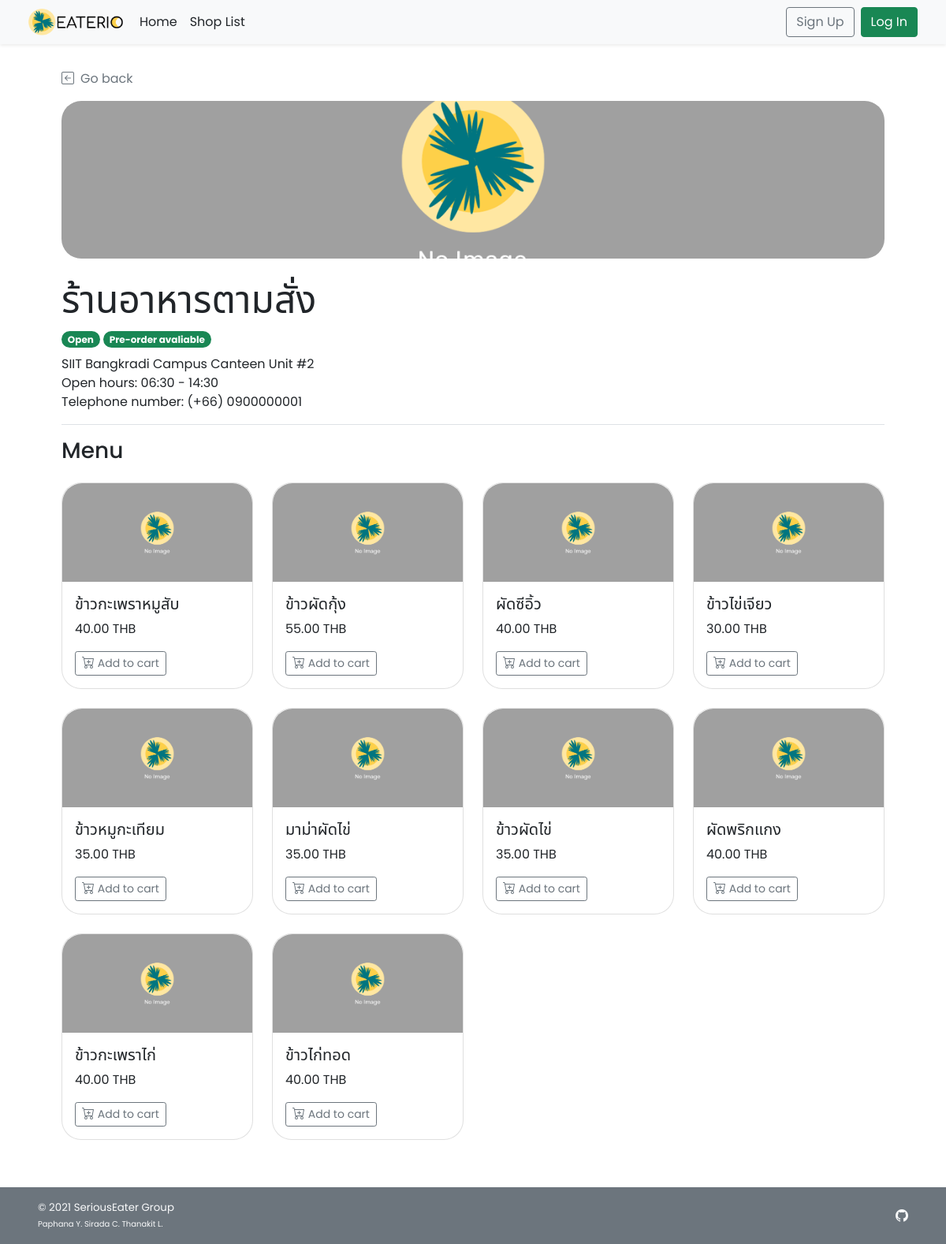
/shop_menu.php?s_id=1, run on an earlier commit of the app's database.
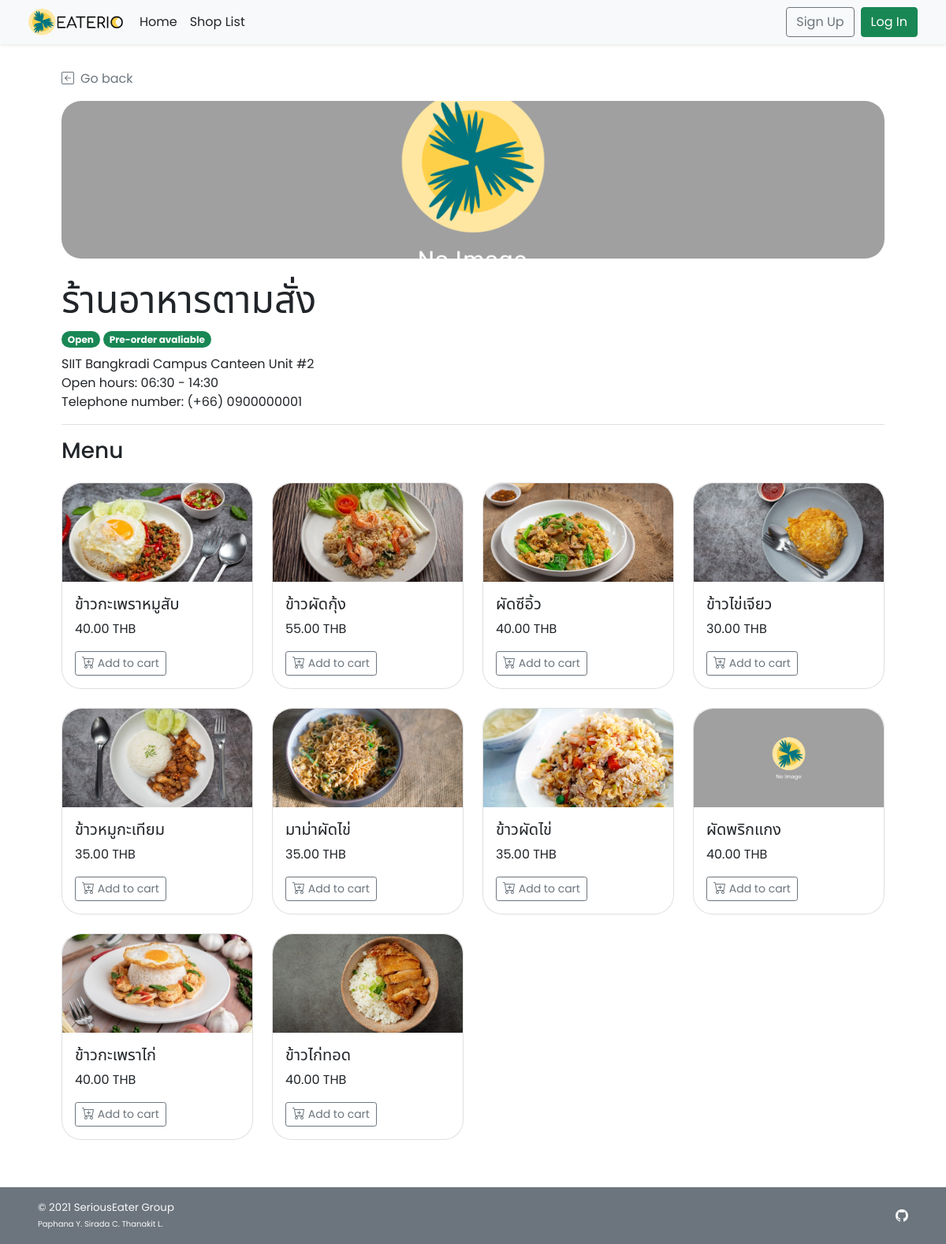
And on a later commit of the database.
### tables this page shows
CREATE TABLE `food` (
  `f_id` int(11) NOT NULL,
  `s_id` int(11) NOT NULL,
  `f_name` varchar(100) NOT NULL,
  `f_price` decimal(6,2) NOT NULL,
  `f_todayavail` tinyint(4) NOT NULL DEFAULT 1 COMMENT 'Food is available to order or not',
  `f_preorderavail` tinyint(4) NOT NULL DEFAULT 1,
  `f_pic` text DEFAULT NULL
);

### shop_menu.php (the view, shortened to what the changed rows need)
<!DOCTYPE html>
<html lang="en">
<head>
    <?php
        include("conn_db.php");
        include('head.php');
    ?>
    <link href="css/main.css" rel="stylesheet">
    <link href="css/menu.css" rel="stylesheet">
</head>
<body class="d-flex flex-column h-100">
    <?php
        $s_id = $_GET["s_id"];
        $query = "SELECT s_name,s_location,s_openhour,s_closehour,s_status,s_preorderstatus,s_phoneno,s_pic
        FROM shop WHERE s_id = {$s_id} LIMIT 0,1";
        $result = $mysqli -> query($query);
        $shop_row = $result -> fetch_array();
    ?>
    <div class="container px-5 py-4" id="shop-body">
        <div class="mb-3 text-wrap" id="shop-header">
            <h1 class="display-5 strong"><?php echo $shop_row["s_name"];?></h1>
        </div>
        <div class="row row-cols-1 row-cols-md-2 row-cols-lg-4 align-items-stretch mb-1">
        <?php
            $query = "SELECT * FROM food WHERE s_id = {$s_id} AND NOT(f_todayavail  = 0 AND f_preorderavail = 0)";
            $result = $mysqli -> query($query);
            if($result ->num_rows > 0){
                while($food_row = $result->fetch_array()){
        ?>
            <div class="col">
                <div class="card rounded-25 mb-4">
                    <a href="food_item.php?<?php echo "s_id=".$food_row["s_id"]."&f_id=".$food_row["f_id"]?>" class="text-decoration-none text-dark">
                        <div class="card-img-top">
                            <img
                                <?php
                                if(is_null($food_row["f_pic"])){echo "src='img/default.png'";}
                                else{echo "src=\"img/{$food_row['f_pic']}\"";}
                                ?>
                                style="width:100%; height:125px; object-fit:cover;"
                                class="img-fluid" alt="<?php echo $food_row["f_name"]?>">
                        </div>
                        <div class="card-body">
                            <h5 class="card-title fs-5"><?php echo $food_row["f_name"]?></h5>
                            <p class="card-text"><?php echo $food_row["f_price"]?> THB</p>
                            <a href="food_item.php?<?php echo "s_id=".$food_row["s_id"]."&f_id=".$food_row["f_id"]?>" class="btn btn-sm mt-3 btn-outline-secondary">
                                 Add to cart
                            </a>
                        </div>
                    </a>
                </div>
            </div>
            <?php
                    }
                }
            ?>
        </div>
    </div>
</body>
</html>

What changed in the data, as far as the page shows it:
changed food "ข้าวกะเพราหมูสับ": f_pic: picture added in place of a placeholder
changed food "ข้าวผัดกุ้ง": f_pic: picture added in place of a placeholder
changed food "ผัดซีอิ้ว": f_pic: picture added in place of a placeholder
changed food "ข้าวไข่เจียว": f_pic: picture added in place of a placeholder
changed food "ข้าวหมูกะเทียม": f_pic: picture added in place of a placeholder
changed food "มาม่าผัดไข่": f_pic: picture added in place of a placeholder
changed food "ข้าวผัดไข่": f_pic: picture added in place of a placeholder
changed food "ข้าวกะเพราไก่": f_pic: picture added in place of a placeholder
changed food "ข้าวไก่ทอด": f_pic: picture added in place of a placeholder
